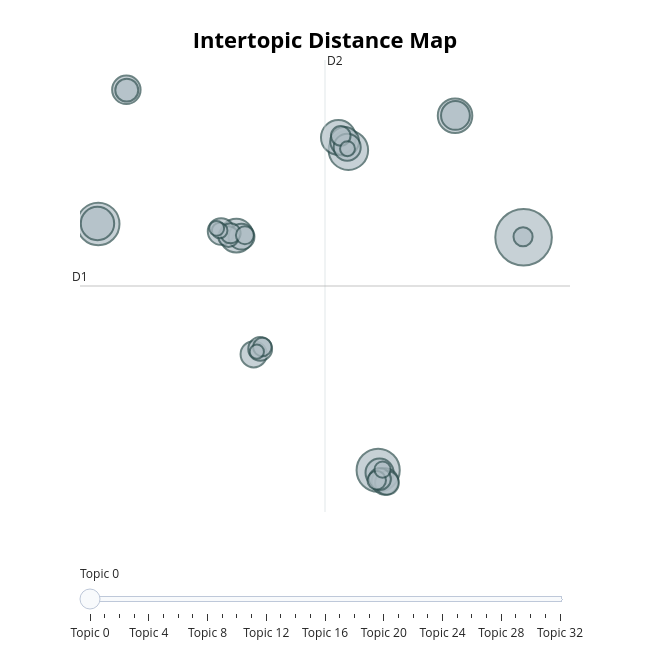

This figure's notebook cell:
### Code cell
# Visualising the topics for the english model

english_topic_model.visualize_topics()

### Figure 1 — Plotly figure (JSON) as saved in the notebook; plotly's stock layout.template omitted (floating-point values rounded to 4 significant figures)
{"data": [{"customdata": [[0, "rooms | bedrooms | bedroom | room | livingroom", 158], [1, "weekend | weekends | friday | saturday | sunday", 92], [2, "age | older | thirteen | old | younger", 89], [3, "asking | ask | questions | asked | okay", 77], [4, "yes |  |  |  | ", 60], [5, "family | sisters | brothers | sister | cousins", 59], [6, "spanish | language | languages | catalan | speak", 56], [7, "thirty | twenty | fifteen | quarter | three", 55], [8, "father | dad | grandfather | parents | and", 41], [9, "okay | fine | good | well | now", 41], [10, "school | teachers | do | about | okay", 40], [11, "doing | hobbies | hours | hobby | lexpressi", 39], [12, "understand | know | explain | do | yes", 36], [13, "dinar | casa | lunch | dinner | eat", 35], [14, "street | outside | where | house | park", 35], [15, "leaving | ten | afternoon | school | eleven", 34], [16, "english | philology | learns | teach | estudiant", 33], [17, "morning | arrive | early | arrived | today", 28], [18, "uhhuh | village | away | place | where", 28], [19, "tagrada | tagraden | gimnstica | tagged | xador", 26], [20, "school | finish | doing | going | lunch", 24], [21, "where | home | live | street | house", 21], [22, "barcelona | catalan | street | spain | where", 20], [23, "yeah | yes |  |  | ", 19], [24, "house | home | people | many | three", 18], [25, "scholarship | academia | university | study | studying", 17], [26, "afternoon | time | today | morning | at", 17], [27, "english | in | court | say | calle", 16], [28, "television | tv | watching | cinema | studying", 13], [29, "home | house | where | at | tv", 12], [30, "went | go | walk | walking | did", 11], [31, "did | no | okay | questionnaire | information", 11], [32, "morning | breakfast | school | arrive | wake", 10]], "hovertemplate": "<b>Topic %{customdata[0]}</b><br>%{customdata[1]}<br>Size: %{customdata[2]}", "legendgroup": "", "marker": {"color": "#B0BEC5", "line": {"color": "DarkSlateGrey", "width": 2}, "size": [158, 92, 89, 77, 60, 59, 56, 55, 41, 41, 40, 39, 36, 35, 35, 34, 33, 28, 28, 26, 24, 21, 20, 19, 18, 17, 17, 16, 13, 12, 11, 11, 10], "sizemode": "area", "sizeref": 0.09875, "symbol": "circle"}, "mode": "markers", "name": "", "orientation": "v", "showlegend": false, "type": "scatter", "x": [21.99, 11.66, -8.226, 9.541, 8.833, 17.12, 1.584, -8.281, 17.15, 9.276, -6.23, 11.76, 9.459, 12.14, 0.501, 2.815, 1.95, 3.276, 12.28, -6.202, 11.78, 1.029, 1.171, 8.999, 21.95, 11.56, 3.429, 2.192, 11.97, 0.3996, 0.1855, 9.479, 3.039], "xaxis": "x", "y": [4.393, -15.57, 5.536, 11.86, 12.94, 14.8, 4.538, 5.572, 14.83, 12.61, 17.03, -15.77, 12.11, -16.53, 4.888, -5.634, 4.442, -5.17, -16.65, 17.0, -16.32, 4.452, 4.74, 13.08, 4.431, -16.43, -5.017, 4.564, -15.51, 4.972, 5.157, 11.98, -5.408], "yaxis": "y"}], "layout": {"annotations": [{"showarrow": false, "text": "D1", "x": -9.523, "y": 0.2174, "yshift": 10}, {"showarrow": false, "text": "D2", "x": 7.881, "xshift": 10, "y": 19.58}], "height": 650, "hoverlabel": {"bgcolor": "white", "font": {"family": "Rockwell", "size": 16}}, "legend": {"itemsizing": "constant", "tracegroupgap": 0}, "margin": {"t": 60}, "shapes": [{"line": {"color": "#CFD8DC", "width": 2}, "type": "line", "x0": 7.881, "x1": 7.881, "y0": -19.14, "y1": 19.58}, {"line": {"color": "#9E9E9E", "width": 2}, "type": "line", "x0": -9.523, "x1": 25.29, "y0": 0.2174, "y1": 0.2174}], "sliders": [{"active": 0, "pad": {"t": 50}, "steps": [{"args": [{"marker.color": [["red", "#B0BEC5", "#B0BEC5", "#B0BEC5", "#B0BEC5", "#B0BEC5", "#B0BEC5", "#B0BEC5", "#B0BEC5", "#B0BEC5", "#B0BEC5", "#B0BEC5", "#B0BEC5", "#B0BEC5", "#B0BEC5", "#B0BEC5", "#B0BEC5", "#B0BEC5", "#B0BEC5", "#B0BEC5", "#B0BEC5", "#B0BEC5", "#B0BEC5", "#B0BEC5", "#B0BEC5", "#B0BEC5", "#B0BEC5", "#B0BEC5", "#B0BEC5", "#B0BEC5", "#B0BEC5", "#B0BEC5", "#B0BEC5"]]}], "label": "Topic 0", "method": "update"}, {"args": [{"marker.color": [["#B0BEC5", "red", "#B0BEC5", "#B0BEC5", "#B0BEC5", "#B0BEC5", "#B0BEC5", "#B0BEC5", "#B0BEC5", "#B0BEC5", "#B0BEC5", "#B0BEC5", "#B0BEC5", "#B0BEC5", "#B0BEC5", "#B0BEC5", "#B0BEC5", "#B0BEC5", "#B0BEC5", "#B0BEC5", "#B0BEC5", "#B0BEC5", "#B0BEC5", "#B0BEC5", "#B0BEC5", "#B0BEC5", "#B0BEC5", "#B0BEC5", "#B0BEC5", "#B0BEC5", "#B0BEC5", "#B0BEC5", "#B0BEC5"]]}], "label": "Topic 1", "method": "update"}, {"args": [{"marker.color": [["#B0BEC5", "#B0BEC5", "red", "#B0BEC5", "#B0BEC5", "#B0BEC5", "#B0BEC5", "#B0BEC5", "#B0BEC5", "#B0BEC5", "#B0BEC5", "#B0BEC5", "#B0BEC5", "#B0BEC5", "#B0BEC5", "#B0BEC5", "#B0BEC5", "#B0BEC5", "#B0BEC5", "#B0BEC5", "#B0BEC5", "#B0BEC5", "#B0BEC5", "#B0BEC5", "#B0BEC5", "#B0BEC5", "#B0BEC5", "#B0BEC5", "#B0BEC5", "#B0BEC5", "#B0BEC5", "#B0BEC5", "#B0BEC5"]]}], "label": "Topic 2", "method": "update"}, {"args": [{"marker.color": [["#B0BEC5", "#B0BEC5", "#B0BEC5", "red", "#B0BEC5", "#B0BEC5", "#B0BEC5", "#B0BEC5", "#B0BEC5", "#B0BEC5", "#B0BEC5", "#B0BEC5", "#B0BEC5", "#B0BEC5", "#B0BEC5", "#B0BEC5", "#B0BEC5", "#B0BEC5", "#B0BEC5", "#B0BEC5", "#B0BEC5", "#B0BEC5", "#B0BEC5", "#B0BEC5", "#B0BEC5", "#B0BEC5", "#B0BEC5", "#B0BEC5", "#B0BEC5", "#B0BEC5", "#B0BEC5", "#B0BEC5", "#B0BEC5"]]}], "label": "Topic 3", "method": "update"}, {"args": [{"marker.color": [["#B0BEC5", "#B0BEC5", "#B0BEC5", "#B0BEC5", "red", "#B0BEC5", "#B0BEC5", "#B0BEC5", "#B0BEC5", "#B0BEC5", "#B0BEC5", "#B0BEC5", "#B0BEC5", "#B0BEC5", "#B0BEC5", "#B0BEC5", "#B0BEC5", "#B0BEC5", "#B0BEC5", "#B0BEC5", "#B0BEC5", "#B0BEC5", "#B0BEC5", "#B0BEC5", "#B0BEC5", "#B0BEC5", "#B0BEC5", "#B0BEC5", "#B0BEC5", "#B0BEC5", "#B0BEC5", "#B0BEC5", "#B0BEC5"]]}], "label": "Topic 4", "method": "update"}, {"args": [{"marker.color": [["#B0BEC5", "#B0BEC5", "#B0BEC5", "#B0BEC5", "#B0BEC5", "red", "#B0BEC5", "#B0BEC5", "#B0BEC5", "#B0BEC5", "#B0BEC5", "#B0BEC5", "#B0BEC5", "#B0BEC5", "#B0BEC5", "#B0BEC5", "#B0BEC5", "#B0BEC5", "#B0BEC5", "#B0BEC5", "#B0BEC5", "#B0BEC5", "#B0BEC5", "#B0BEC5", "#B0BEC5", "#B0BEC5", "#B0BEC5", "#B0BEC5", "#B0BEC5", "#B0BEC5", "#B0BEC5", "#B0BEC5", "#B0BEC5"]]}], "label": "Topic 5", "method": "update"}, {"args": [{"marker.color": [["#B0BEC5", "#B0BEC5", "#B0BEC5", "#B0BEC5", "#B0BEC5", "#B0BEC5", "red", "#B0BEC5", "#B0BEC5", "#B0BEC5", "#B0BEC5", "#B0BEC5", "#B0BEC5", "#B0BEC5", "#B0BEC5", "#B0BEC5", "#B0BEC5", "#B0BEC5", "#B0BEC5", "#B0BEC5", "#B0BEC5", "#B0BEC5", "#B0BEC5", "#B0BEC5", "#B0BEC5", "#B0BEC5", "#B0BEC5", "#B0BEC5", "#B0BEC5", "#B0BEC5", "#B0BEC5", "#B0BEC5", "#B0BEC5"]]}], "label": "Topic 6", "method": "update"}, {"args": [{"marker.color": [["#B0BEC5", "#B0BEC5", "#B0BEC5", "#B0BEC5", "#B0BEC5", "#B0BEC5", "#B0BEC5", "red", "#B0BEC5", "#B0BEC5", "#B0BEC5", "#B0BEC5", "#B0BEC5", "#B0BEC5", "#B0BEC5", "#B0BEC5", "#B0BEC5", "#B0BEC5", "#B0BEC5", "#B0BEC5", "#B0BEC5", "#B0BEC5", "#B0BEC5", "#B0BEC5", "#B0BEC5", "#B0BEC5", "#B0BEC5", "#B0BEC5", "#B0BEC5", "#B0BEC5", "#B0BEC5", "#B0BEC5", "#B0BEC5"]]}], "label": "Topic 7", "method": "update"}, {"args": [{"marker.color": [["#B0BEC5", "#B0BEC5", "#B0BEC5", "#B0BEC5", "#B0BEC5", "#B0BEC5", "#B0BEC5", "#B0BEC5", "red", "#B0BEC5", "#B0BEC5", "#B0BEC5", "#B0BEC5", "#B0BEC5", "#B0BEC5", "#B0BEC5", "#B0BEC5", "#B0BEC5", "#B0BEC5", "#B0BEC5", "#B0BEC5", "#B0BEC5", "#B0BEC5", "#B0BEC5", "#B0BEC5", "#B0BEC5", "#B0BEC5", "#B0BEC5", "#B0BEC5", "#B0BEC5", "#B0BEC5", "#B0BEC5", "#B0BEC5"]]}], "label": "Topic 8", "method": "update"}, {"args": [{"marker.color": [["#B0BEC5", "#B0BEC5", "#B0BEC5", "#B0BEC5", "#B0BEC5", "#B0BEC5", "#B0BEC5", "#B0BEC5", "#B0BEC5", "red", "#B0BEC5", "#B0BEC5", "#B0BEC5", "#B0BEC5", "#B0BEC5", "#B0BEC5", "#B0BEC5", "#B0BEC5", "#B0BEC5", "#B0BEC5", "#B0BEC5", "#B0BEC5", "#B0BEC5", "#B0BEC5", "#B0BEC5", "#B0BEC5", "#B0BEC5", "#B0BEC5", "#B0BEC5", "#B0BEC5", "#B0BEC5", "#B0BEC5", "#B0BEC5"]]}], "label": "Topic 9", "method": "update"}, {"args": [{"marker.color": [["#B0BEC5", "#B0BEC5", "#B0BEC5", "#B0BEC5", "#B0BEC5", "#B0BEC5", "#B0BEC5", "#B0BEC5", "#B0BEC5", "#B0BEC5", "red", "#B0BEC5", "#B0BEC5", "#B0BEC5", "#B0BEC5", "#B0BEC5", "#B0BEC5", "#B0BEC5", "#B0BEC5", "#B0BEC5", "#B0BEC5", "#B0BEC5", "#B0BEC5", "#B0BEC5", "#B0BEC5", "#B0BEC5", "#B0BEC5", "#B0BEC5", "#B0BEC5", "#B0BEC5", "#B0BEC5", "#B0BEC5", "#B0BEC5"]]}], "label": "Topic 10", "method": "update"}, {"args": [{"marker.color": [["#B0BEC5", "#B0BEC5", "#B0BEC5", "#B0BEC5", "#B0BEC5", "#B0BEC5", "#B0BEC5", "#B0BEC5", "#B0BEC5", "#B0BEC5", "#B0BEC5", "red", "#B0BEC5", "#B0BEC5", "#B0BEC5", "#B0BEC5", "#B0BEC5", "#B0BEC5", "#B0BEC5", "#B0BEC5", "#B0BEC5", "#B0BEC5", "#B0BEC5", "#B0BEC5", "#B0BEC5", "#B0BEC5", "#B0BEC5", "#B0BEC5", "#B0BEC5", "#B0BEC5", "#B0BEC5", "#B0BEC5", "#B0BEC5"]]}], "label": "Topic 11", "method": "update"}, {"args": [{"marker.color": [["#B0BEC5", "#B0BEC5", "#B0BEC5", "#B0BEC5", "#B0BEC5", "#B0BEC5", "#B0BEC5", "#B0BEC5", "#B0BEC5", "#B0BEC5", "#B0BEC5", "#B0BEC5", "red", "#B0BEC5", "#B0BEC5", "#B0BEC5", "#B0BEC5", "#B0BEC5", "#B0BEC5", "#B0BEC5", "#B0BEC5", "#B0BEC5", "#B0BEC5", "#B0BEC5", "#B0BEC5", "#B0BEC5", "#B0BEC5", "#B0BEC5", "#B0BEC5", "#B0BEC5", "#B0BEC5", "#B0BEC5", "#B0BEC5"]]}], "label": "Topic 12", "method": "update"}, {"args": [{"marker.color": [["#B0BEC5", "#B0BEC5", "#B0BEC5", "#B0BEC5", "#B0BEC5", "#B0BEC5", "#B0BEC5", "#B0BEC5", "#B0BEC5", "#B0BEC5", "#B0BEC5", "#B0BEC5", "#B0BEC5", "red", "#B0BEC5", "#B0BEC5", "#B0BEC5", "#B0BEC5", "#B0BEC5", "#B0BEC5", "#B0BEC5", "#B0BEC5", "#B0BEC5", "#B0BEC5", "#B0BEC5", "#B0BEC5", "#B0BEC5", "#B0BEC5", "#B0BEC5", "#B0BEC5", "#B0BEC5", "#B0BEC5", "#B0BEC5"]]}], "label": "Topic 13", "method": "update"}, {"args": [{"marker.color": [["#B0BEC5", "#B0BEC5", "#B0BEC5", "#B0BEC5", "#B0BEC5", "#B0BEC5", "#B0BEC5", "#B0BEC5", "#B0BEC5", "#B0BEC5", "#B0BEC5", "#B0BEC5", "#B0BEC5", "#B0BEC5", "red", "#B0BEC5", "#B0BEC5", "#B0BEC5", "#B0BEC5", "#B0BEC5", "#B0BEC5", "#B0BEC5", "#B0BEC5", "#B0BEC5", "#B0BEC5", "#B0BEC5", "#B0BEC5", "#B0BEC5", "#B0BEC5", "#B0BEC5", "#B0BEC5", "#B0BEC5", "#B0BEC5"]]}], "label": "Topic 14", "method": "update"}, {"args": [{"marker.color": [["#B0BEC5", "#B0BEC5", "#B0BEC5", "#B0BEC5", "#B0BEC5", "#B0BEC5", "#B0BEC5", "#B0BEC5", "#B0BEC5", "#B0BEC5", "#B0BEC5", "#B0BEC5", "#B0BEC5", "#B0BEC5", "#B0BEC5", "red", "#B0BEC5", "#B0BEC5", "#B0BEC5", "#B0BEC5", "#B0BEC5", "#B0BEC5", "#B0BEC5", "#B0BEC5", "#B0BEC5", "#B0BEC5", "#B0BEC5", "#B0BEC5", "#B0BEC5", "#B0BEC5", "#B0BEC5", "#B0BEC5", "#B0BEC5"]]}], "label": "Topic 15", "method": "update"}, {"args": [{"marker.color": [["#B0BEC5", "#B0BEC5", "#B0BEC5", "#B0BEC5", "#B0BEC5", "#B0BEC5", "#B0BEC5", "#B0BEC5", "#B0BEC5", "#B0BEC5", "#B0BEC5", "#B0BEC5", "#B0BEC5", "#B0BEC5", "#B0BEC5", "#B0BEC5", "red", "#B0BEC5", "#B0BEC5", "#B0BEC5", "#B0BEC5", "#B0BEC5", "#B0BEC5", "#B0BEC5", "#B0BEC5", "#B0BEC5", "#B0BEC5", "#B0BEC5", "#B0BEC5", "#B0BEC5", "#B0BEC5", "#B0BEC5", "#B0BEC5"]]}], "label": "Topic 16", "method": "update"}, {"args": [{"marker.color": [["#B0BEC5", "#B0BEC5", "#B0BEC5", "#B0BEC5", "#B0BEC5", "#B0BEC5", "#B0BEC5", "#B0BEC5", "#B0BEC5", "#B0BEC5", "#B0BEC5", "#B0BEC5", "#B0BEC5", "#B0BEC5", "#B0BEC5", "#B0BEC5", "#B0BEC5", "red", "#B0BEC5", "#B0BEC5", "#B0BEC5", "#B0BEC5", "#B0BEC5", "#B0BEC5", "#B0BEC5", "#B0BEC5", "#B0BEC5", "#B0BEC5", "#B0BEC5", "#B0BEC5", "#B0BEC5", "#B0BEC5", "#B0BEC5"]]}], "label": "Topic 17", "method": "update"}, {"args": [{"marker.color": [["#B0BEC5", "#B0BEC5", "#B0BEC5", "#B0BEC5", "#B0BEC5", "#B0BEC5", "#B0BEC5", "#B0BEC5", "#B0BEC5", "#B0BEC5", "#B0BEC5", "#B0BEC5", "#B0BEC5", "#B0BEC5", "#B0BEC5", "#B0BEC5", "#B0BEC5", "#B0BEC5", "red", "#B0BEC5", "#B0BEC5", "#B0BEC5", "#B0BEC5", "#B0BEC5", "#B0BEC5", "#B0BEC5", "#B0BEC5", "#B0BEC5", "#B0BEC5", "#B0BEC5", "#B0BEC5", "#B0BEC5", "#B0BEC5"]]}], "label": "Topic 18", "method": "update"}, {"args": [{"marker.color": [["#B0BEC5", "#B0BEC5", "#B0BEC5", "#B0BEC5", "#B0BEC5", "#B0BEC5", "#B0BEC5", "#B0BEC5", "#B0BEC5", "#B0BEC5", "#B0BEC5", "#B0BEC5", "#B0BEC5", "#B0BEC5", "#B0BEC5", "#B0BEC5", "#B0BEC5", "#B0BEC5", "#B0BEC5", "red", "#B0BEC5", "#B0BEC5", "#B0BEC5", "#B0BEC5", "#B0BEC5", "#B0BEC5", "#B0BEC5", "#B0BEC5", "#B0BEC5", "#B0BEC5", "#B0BEC5", "#B0BEC5", "#B0BEC5"]]}], "label": "Topic 19", "method": "update"}, {"args": [{"marker.color": [["#B0BEC5", "#B0BEC5", "#B0BEC5", "#B0BEC5", "#B0BEC5", "#B0BEC5", "#B0BEC5", "#B0BEC5", "#B0BEC5", "#B0BEC5", "#B0BEC5", "#B0BEC5", "#B0BEC5", "#B0BEC5", "#B0BEC5", "#B0BEC5", "#B0BEC5", "#B0BEC5", "#B0BEC5", "#B0BEC5", "red", "#B0BEC5", "#B0BEC5", "#B0BEC5", "#B0BEC5", "#B0BEC5", "#B0BEC5", "#B0BEC5", "#B0BEC5", "#B0BEC5", "#B0BEC5", "#B0BEC5", "#B0BEC5"]]}], "label": "Topic 20", "method": "update"}, {"args": [{"marker.color": [["#B0BEC5", "#B0BEC5", "#B0BEC5", "#B0BEC5", "#B0BEC5", "#B0BEC5", "#B0BEC5", "#B0BEC5", "#B0BEC5", "#B0BEC5", "#B0BEC5", "#B0BEC5", "#B0BEC5", "#B0BEC5", "#B0BEC5", "#B0BEC5", "#B0BEC5", "#B0BEC5", "#B0BEC5", "#B0BEC5", "#B0BEC5", "red", "#B0BEC5", "#B0BEC5", "#B0BEC5", "#B0BEC5", "#B0BEC5", "#B0BEC5", "#B0BEC5", "#B0BEC5", "#B0BEC5", "#B0BEC5", "#B0BEC5"]]}], "label": "Topic 21", "method": "update"}, {"args": [{"marker.color": [["#B0BEC5", "#B0BEC5", "#B0BEC5", "#B0BEC5", "#B0BEC5", "#B0BEC5", "#B0BEC5", "#B0BEC5", "#B0BEC5", "#B0BEC5", "#B0BEC5", "#B0BEC5", "#B0BEC5", "#B0BEC5", "#B0BEC5", "#B0BEC5", "#B0BEC5", "#B0BEC5", "#B0BEC5", "#B0BEC5", "#B0BEC5", "#B0BEC5", "red", "#B0BEC5", "#B0BEC5", "#B0BEC5", "#B0BEC5", "#B0BEC5", "#B0BEC5", "#B0BEC5", "#B0BEC5", "#B0BEC5", "#B0BEC5"]]}], "label": "Topic 22", "method": "update"}, {"args": [{"marker.color": [["#B0BEC5", "#B0BEC5", "#B0BEC5", "#B0BEC5", "#B0BEC5", "#B0BEC5", "#B0BEC5", "#B0BEC5", "#B0BEC5", "#B0BEC5", "#B0BEC5", "#B0BEC5", "#B0BEC5", "#B0BEC5", "#B0BEC5", "#B0BEC5", "#B0BEC5", "#B0BEC5", "#B0BEC5", "#B0BEC5", "#B0BEC5", "#B0BEC5", "#B0BEC5", "red", "#B0BEC5", "#B0BEC5", "#B0BEC5", "#B0BEC5", "#B0BEC5", "#B0BEC5", "#B0BEC5", "#B0BEC5", "#B0BEC5"]]}], "label": "Topic 23", "method": "update"}, {"args": [{"marker.color": [["#B0BEC5", "#B0BEC5", "#B0BEC5", "#B0BEC5", "#B0BEC5", "#B0BEC5", "#B0BEC5", "#B0BEC5", "#B0BEC5", "#B0BEC5", "#B0BEC5", "#B0BEC5", "#B0BEC5", "#B0BEC5", "#B0BEC5", "#B0BEC5", "#B0BEC5", "#B0BEC5", "#B0BEC5", "#B0BEC5", "#B0BEC5", "#B0BEC5", "#B0BEC5", "#B0BEC5", "red", "#B0BEC5", "#B0BEC5", "#B0BEC5", "#B0BEC5", "#B0BEC5", "#B0BEC5", "#B0BEC5", "#B0BEC5"]]}], "label": "Topic 24", "method": "update"}, {"args": [{"marker.color": [["#B0BEC5", "#B0BEC5", "#B0BEC5", "#B0BEC5", "#B0BEC5", "#B0BEC5", "#B0BEC5", "#B0BEC5", "#B0BEC5", "#B0BEC5", "#B0BEC5", "#B0BEC5", "#B0BEC5", "#B0BEC5", "#B0BEC5", "#B0BEC5", "#B0BEC5", "#B0BEC5", "#B0BEC5", "#B0BEC5", "#B0BEC5", "#B0BEC5", "#B0BEC5", "#B0BEC5", "#B0BEC5", "red", "#B0BEC5", "#B0BEC5", "#B0BEC5", "#B0BEC5", "#B0BEC5", "#B0BEC5", "#B0BEC5"]]}], "label": "Topic 25", "method": "update"}, {"args": [{"marker.color": [["#B0BEC5", "#B0BEC5", "#B0BEC5", "#B0BEC5", "#B0BEC5", "#B0BEC5", "#B0BEC5", "#B0BEC5", "#B0BEC5", "#B0BEC5", "#B0BEC5", "#B0BEC5", "#B0BEC5", "#B0BEC5", "#B0BEC5", "#B0BEC5", "#B0BEC5", "#B0BEC5", "#B0BEC5", "#B0BEC5", "#B0BEC5", "#B0BEC5", "#B0BEC5", "#B0BEC5", "#B0BEC5", "#B0BEC5", "red", "#B0BEC5", "#B0BEC5", "#B0BEC5", "#B0BEC5", "#B0BEC5", "#B0BEC5"]]}], "label": "Topic 26", "method": "update"}, {"args": [{"marker.color": [["#B0BEC5", "#B0BEC5", "#B0BEC5", "#B0BEC5", "#B0BEC5", "#B0BEC5", "#B0BEC5", "#B0BEC5", "#B0BEC5", "#B0BEC5", "#B0BEC5", "#B0BEC5", "#B0BEC5", "#B0BEC5", "#B0BEC5", "#B0BEC5", "#B0BEC5", "#B0BEC5", "#B0BEC5", "#B0BEC5", "#B0BEC5", "#B0BEC5", "#B0BEC5", "#B0BEC5", "#B0BEC5", "#B0BEC5", "#B0BEC5", "red", "#B0BEC5", "#B0BEC5", "#B0BEC5", "#B0BEC5", "#B0BEC5"]]}], "label": "Topic 27", "method": "update"}, {"args": [{"marker.color": [["#B0BEC5", "#B0BEC5", "#B0BEC5", "#B0BEC5", "#B0BEC5", "#B0BEC5", "#B0BEC5", "#B0BEC5", "#B0BEC5", "#B0BEC5", "#B0BEC5", "#B0BEC5", "#B0BEC5", "#B0BEC5", "#B0BEC5", "#B0BEC5", "#B0BEC5", "#B0BEC5", "#B0BEC5", "#B0BEC5", "#B0BEC5", "#B0BEC5", "#B0BEC5", "#B0BEC5", "#B0BEC5", "#B0BEC5", "#B0BEC5", "#B0BEC5", "red", "#B0BEC5", "#B0BEC5", "#B0BEC5", "#B0BEC5"]]}], "label": "Topic 28", "method": "update"}, {"args": [{"marker.color": [["#B0BEC5", "#B0BEC5", "#B0BEC5", "#B0BEC5", "#B0BEC5", "#B0BEC5", "#B0BEC5", "#B0BEC5", "#B0BEC5", "#B0BEC5", "#B0BEC5", "#B0BEC5", "#B0BEC5", "#B0BEC5", "#B0BEC5", "#B0BEC5", "#B0BEC5", "#B0BEC5", "#B0BEC5", "#B0BEC5", "#B0BEC5", "#B0BEC5", "#B0BEC5", "#B0BEC5", "#B0BEC5", "#B0BEC5", "#B0BEC5", "#B0BEC5", "#B0BEC5", "red", "#B0BEC5", "#B0BEC5", "#B0BEC5"]]}], "label": "Topic 29", "method": "update"}, {"args": [{"marker.color": [["#B0BEC5", "#B0BEC5", "#B0BEC5", "#B0BEC5", "#B0BEC5", "#B0BEC5", "#B0BEC5", "#B0BEC5", "#B0BEC5", "#B0BEC5", "#B0BEC5", "#B0BEC5", "#B0BEC5", "#B0BEC5", "#B0BEC5", "#B0BEC5", "#B0BEC5", "#B0BEC5", "#B0BEC5", "#B0BEC5", "#B0BEC5", "#B0BEC5", "#B0BEC5", "#B0BEC5", "#B0BEC5", "#B0BEC5", "#B0BEC5", "#B0BEC5", "#B0BEC5", "#B0BEC5", "red", "#B0BEC5", "#B0BEC5"]]}], "label": "Topic 30", "method": "update"}, {"args": [{"marker.color": [["#B0BEC5", "#B0BEC5", "#B0BEC5", "#B0BEC5", "#B0BEC5", "#B0BEC5", "#B0BEC5", "#B0BEC5", "#B0BEC5", "#B0BEC5", "#B0BEC5", "#B0BEC5", "#B0BEC5", "#B0BEC5", "#B0BEC5", "#B0BEC5", "#B0BEC5", "#B0BEC5", "#B0BEC5", "#B0BEC5", "#B0BEC5", "#B0BEC5", "#B0BEC5", "#B0BEC5", "#B0BEC5", "#B0BEC5", "#B0BEC5", "#B0BEC5", "#B0BEC5", "#B0BEC5", "#B0BEC5", "red", "#B0BEC5"]]}], "label": "Topic 31", "method": "update"}, {"args": [{"marker.color": [["#B0BEC5", "#B0BEC5", "#B0BEC5", "#B0BEC5", "#B0BEC5", "#B0BEC5", "#B0BEC5", "#B0BEC5", "#B0BEC5", "#B0BEC5", "#B0BEC5", "#B0BEC5", "#B0BEC5", "#B0BEC5", "#B0BEC5", "#B0BEC5", "#B0BEC5", "#B0BEC5", "#B0BEC5", "#B0BEC5", "#B0BEC5", "#B0BEC5", "#B0BEC5", "#B0BEC5", "#B0BEC5", "#B0BEC5", "#B0BEC5", "#B0BEC5", "#B0BEC5", "#B0BEC5", "#B0BEC5", "#B0BEC5", "red"]]}], "label": "Topic 32", "method": "update"}]}], "title": {"font": {"color": "Black", "size": 22}, "text": "<b>Intertopic Distance Map</b>", "x": 0.5, "xanchor": "center", "y": 0.95, "yanchor": "top"}, "width": 650, "xaxis": {"anchor": "y", "domain": [0, 1], "range": [-9.523, 25.29], "title": {"text": ""}, "visible": false}, "yaxis": {"anchor": "x", "domain": [0, 1], "range": [-19.14, 19.58], "title": {"text": ""}, "visible": false}}}
